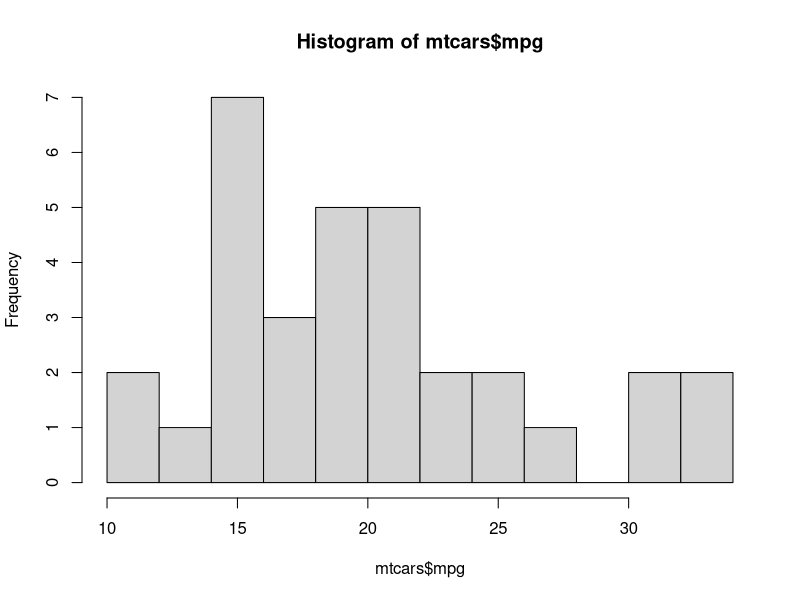
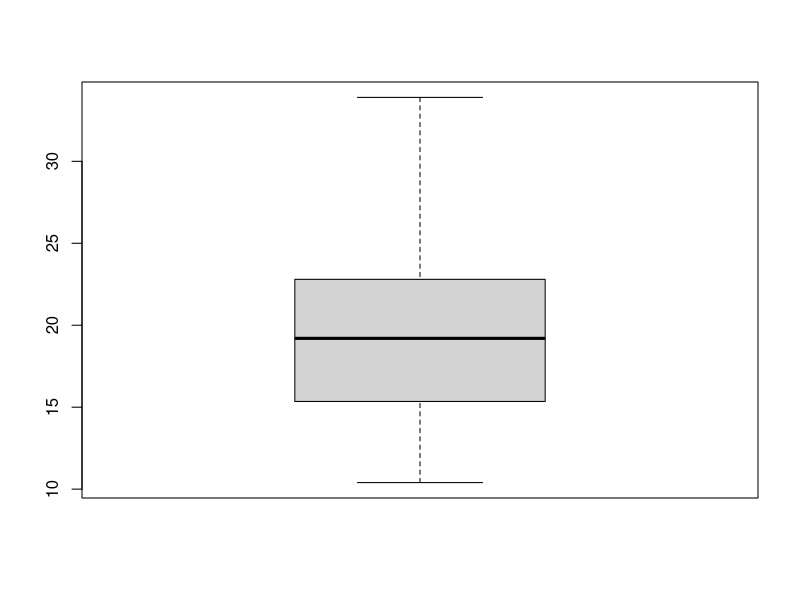
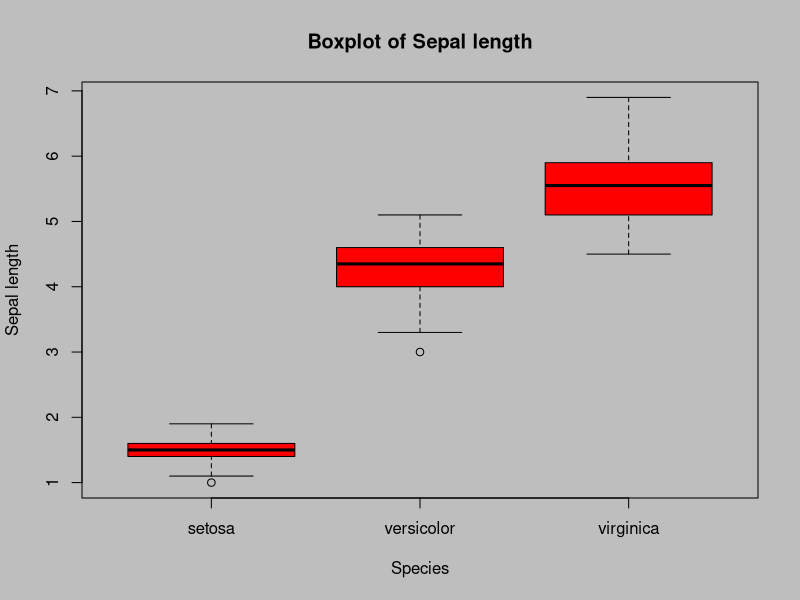
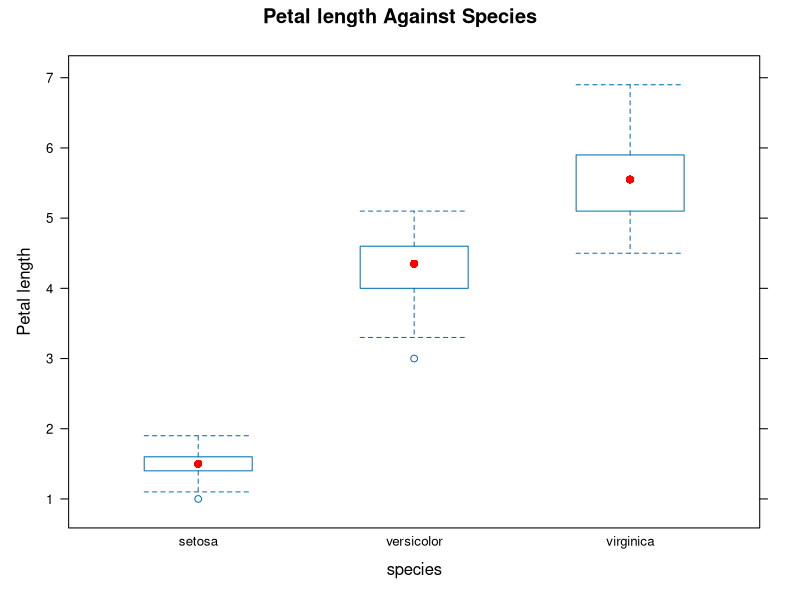
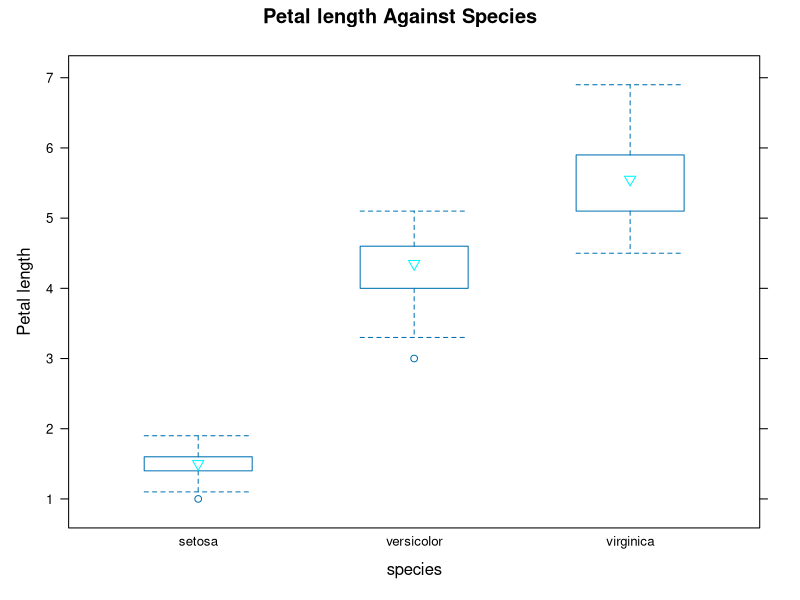
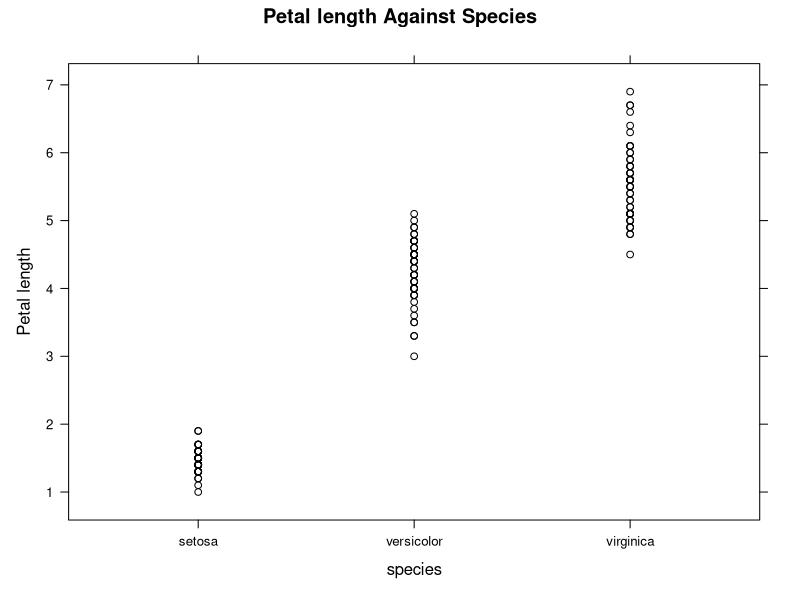
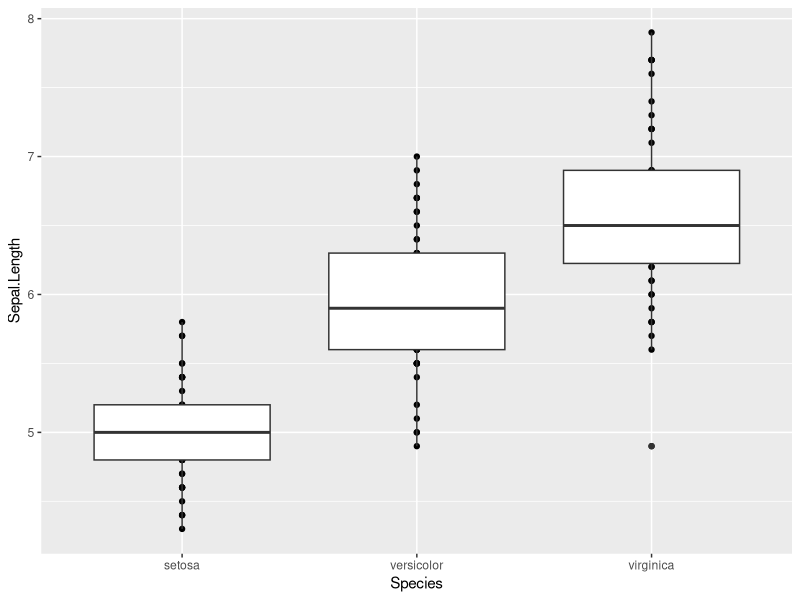
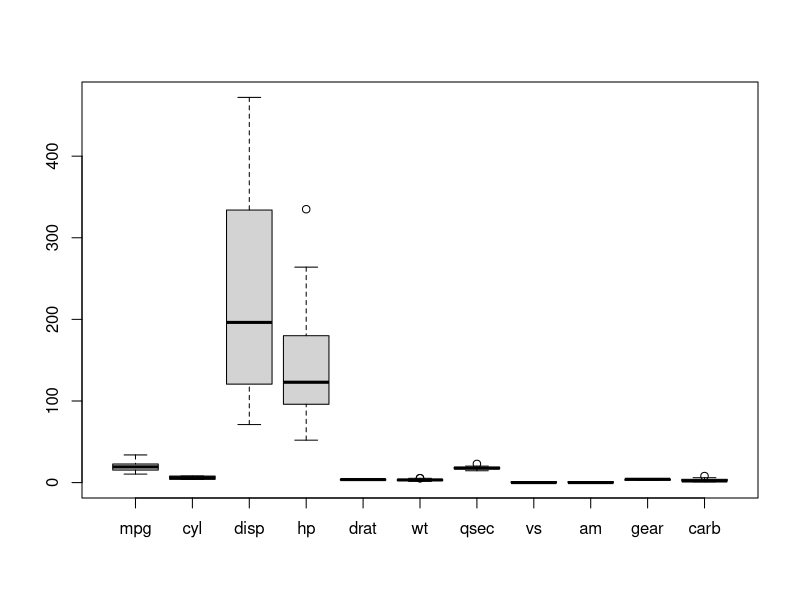

The R source for these figures, in order:
data(mtcars)

## First is find the structure of your data
str(mtcars) ## 32 observation and 11 columns
head(mtcars) ## Check the first 5 rows of your data
fivenum(mtcars$mpg) ## Interquatile Range $$ Gives us 5 values, including, the min value, 25th percentile value, mid value, 75 percentile value, and maximum value
hist(mtcars$mpg, breaks = 10) ## Histogram of frequency against mpg
IQR(mtcars$mpg) ## Interquatile range, between 75 and 25th percentile
boxplot(mtcars$mpg)


data(iris)
str(iris)
head(iris)

par(bg = "gray")
boxplot(iris[,3]~iris[,5], main = "Boxplot of Sepal length", xlab = "Species", ylab = "Sepal length", col = "red")


## Boxplot using the lattice package
install.packages("lattice")
library(lattice)

lattice::bwplot(iris[,3] ~ iris[,5], main = "Petal length Against Species", xlab = "species", ylab = "Petal length", col = "red")
lattice::bwplot(iris[,3] ~ iris[,5], main = "Petal length Against Species", xlab = "species", ylab = "Petal length", col = "turquoise1", pch = 25)
lattice::xyplot(iris[,3] ~ iris[,5], main = "Petal length Against Species", xlab = "species", ylab = "Petal length", col = "black", pch = 1)


## Boxplot using the GGPLot package
library(ggplot2)
library(dplyr)
qplot(Species, Sepal.Length, data = iris) + geom_boxplot()

## Summary
summary(iris)

data(mtcars)
summary(mtcars)

par(bg = "white")
boxplot(mtcars)
boxplot(mtcars$mpg ~ mtcars$cyl)


## using the lattice library
lattice::bwplot(mtcars$mpg ~ mtcars$cyl)
qplot(as.character(cyl), mpg, data = mtcars) + geom_boxplot()
class(mtcars$cyl)

Hmisc::describe(mtcars$mpg)
 
